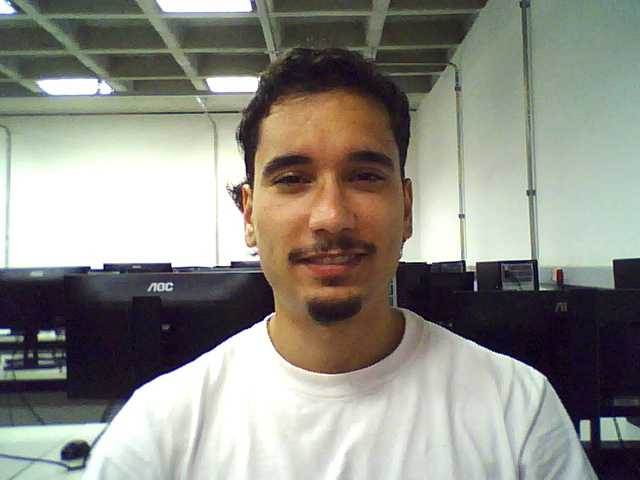
#> input picture static/sua_foto.jpg, 640 x 480 px
$ jupyter execute color_extract.ipynb
#> lines starting #> are read from the running program, lines starting #| are printed output that depends on the picture
[cell 1]
import cv2
import numpy as np
from sklearn.cluster import KMeans
import matplotlib.pyplot as plt
from mpl_toolkits.mplot3d import Axes3D
from skimage import io
from itertools import compress

class DominantColors:

    CLUSTERS = None
    IMAGE = None
    COLORS = None
    LABELS = None

    def __init__(self, image, clusters=3):
        self.CLUSTERS = clusters
        img = cv2.cvtColor(image, cv2.COLOR_BGR2RGB)
        self.IMAGE = img.reshape((img.shape[0] * img.shape[1], 3))

        #using k-means to cluster pixels
        kmeans = KMeans(n_clusters = self.CLUSTERS)
        kmeans.fit(self.IMAGE)

        #the cluster centers are our dominant colors.
        self.COLORS = kmeans.cluster_centers_
        self.LABELS = kmeans.labels_

    def rgb_to_hex(self, rgb):
        return '#%02x%02x%02x' % (int(rgb[0]), int(rgb[1]), int(rgb[2]))

    # Return a list in order of color that appeared most often.
    def getHistogram(self):
        numLabels = np.arange(0, self.CLUSTERS+1)
        #create frequency count tables
        (hist, _) = np.histogram(self.LABELS, bins = numLabels)
        hist = hist.astype("float")
        hist /= hist.sum()

        colors = self.COLORS
        #descending order sorting as per frequency count
        colors = colors[(-hist).argsort()]
        hist = hist[(-hist).argsort()]
        for i in range(self.CLUSTERS):
            colors[i] = colors[i].astype(int)
        # Blue mask
        fil = [colors[i][2] < 250 and colors[i][0] > 10 for i in range(self.CLUSTERS)]
        colors = list(compress(colors, fil))
        return colors, hist

    def plotHistogram(self):
        colors, hist = self.getHistogram()
        #creating empty chart
        chart = np.zeros((50, 500, 3), np.uint8)
        start = 0

        #creating color rectangles
        for i in range(len(colors)):
            end = start + hist[i] * 500
            r,g,b = colors[i]
            #using cv2.rectangle to plot colors
            cv2.rectangle(chart, (int(start), 0), (int(end), 50), (r,g,b), -1)
            start = end

        #display chart
        plt.figure()
        plt.axis("off")
        plt.imshow(chart)
        plt.show()

        return colors

[cell 2]
img_pil = cv2.imread("../static/sua_foto.jpg")
#> img_pil is the input picture: shape (480, 640, 3); mean B, G, R 132.9, 141.5, 141.7

#Converter para o formato que o OpenCV entende (numpy array)
image = np.array(img_pil)

image_bgr = cv2.cvtColor(image, cv2.COLOR_RGB2BGR)

# Instanciar e testar
dc = DominantColors(image_bgr, clusters=5)
colors = dc.plotHistogram()
#> after the loop in plotHistogram, `for i in range(len(colors)):`:
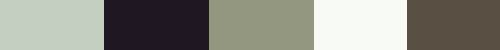
#> chart: shape (50, 500, 3); mean of channels 0, 1, 2 132, 140.6, 140.9; drawn as B, G, R
#> colors = [[193, 206, 196], [34, 23, 31], [128, 151, 148], [245, 250, 247], [66, 79, 89]]

# Ver os resultados em HEX
print("Cores dominantes (HEX):")
for c in colors:
    print(dc.rgb_to_hex(c))
#> this loop made 5 passes
#| #c1cec4
#| #22171f
#| #809794
#| #f5faf7
#| #424f59


$ run again, with static/felipe_escuro.jpg copied over static/sua_foto.jpg
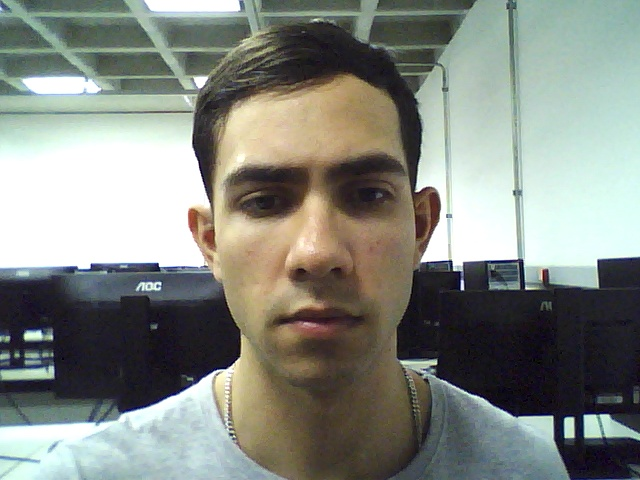
#> input picture static/felipe_escuro.jpg, 640 x 480 px
#> img_pil is the input picture: shape (480, 640, 3); mean B, G, R 128.9, 136.3, 132
#> after the loop in plotHistogram, `for i in range(len(colors)):`:
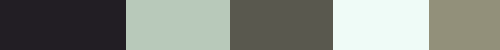
#> chart: shape (50, 500, 3); mean of channels 0, 1, 2 128.6, 136.1, 131.8; drawn as B, G, R
#> colors = [[36, 30, 34], [186, 201, 184], [78, 88, 89], [247, 251, 239], [122, 144, 146]]
#> the loop `for c in colors:` made 5 passes
#> (printed output is left out)
